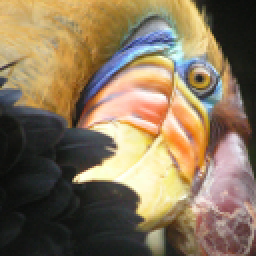
#> input picture 5600-assignments/assignment-2/images/test_image.png, 128 x 128 px (shown 2 times larger)
$ jupyter execute --allow-errors assignment2_Teufel.ipynb
#> lines starting #> are read from the running program, lines starting #| are printed output that depends on the picture
# Assignment 2 - COMP-5600

## Question 1

You are tasked with developing models to **predict customer churn** for a subscription-based service. Using the provided dataset, your **goal is to build two classification models: one using Logistic Regression and the other using Naive Bayes.** You will compare their performance, interpret the results, and provide insights into customer churn based on your findings. You will **use provided the Telco Customer Churn dataset**, which contains customer information such as demographic details, account features, and whether the customer has churned. Your **target variable is "Churn," indicating whether a customer has left the service.**

### Ensure you follow the below instructions:

• Evaluate both models using the following metrics: Accuracy, Precision, Recall, F1-Score, and ROC-AUC.
• Perform 5-fold cross-validation on both models and report the averaged results.
• If there are any missing values (there will be!), fill them in during a pre-processing step using two of the three common strategies outlined below. Do this for the entire dataset!
* Use the most common value in the dataset that has a value for this feature/attribute
* Use a default value to fill in for missing values. It can be anything.
* Drop that feature all together and use only features that have values for all data points.
* Scale or normalize numerical features if required.

### Ensure that your IPython notebook has text files that has the following details:

* Discuss your outcomes from using your chosen preprocessing steps to handle missing data
* Compare the performance of both models and discuss their strengths and weaknesses. Which model is more suited for this dataset and why?
* Insights gained from your experiments.

[cell 1]
'''
* Question 1 Code
'''

# Import necessary packages + libraries.
import pandas as pd
import numpy as np
import sklearn as sk
from sklearn.impute import SimpleImputer
from sklearn.preprocessing import StandardScaler, LabelEncoder
from sklearn.linear_model import LogisticRegression
from sklearn.model_selection import train_test_split, train_test_split, cross_val_score, StratifiedKFold, cross_validate
from sklearn.metrics import accuracy_score, precision_score, recall_score, f1_score, roc_auc_score, make_scorer
from sklearn.naive_bayes import GaussianNB


# Function to fill in missing values with the most frequent value.
def fill_freq(data):
    imp = SimpleImputer(strategy="most_frequent")
    data_in = pd.DataFrame(imp.fit_transform(data), columns=data.columns)
    return data
def fill_mode(data):
    num_cols = data.select_dtypes(include=['number']).columns
    cat_cols = data.select_dtypes(exclude=['number']).columns

    imp_med = SimpleImputer(strategy="most_frequent")
    data[num_cols] = imp_med.fit_transform(data[num_cols])

    imp_const = SimpleImputer(strategy="most_frequent",)
    data[cat_cols] = imp_const.fit_transform(data[cat_cols])

    return data


# Function to fill in missing values with the median value.
# def fill_median(data):
#     imp = SimpleImputer(strategy="constant", fill_value=1)
#     data[['tenure', 'MonthlyCharges']] = imp.fit_transform(data[['tenure', 'MonthlyCharges']])
#     return data

def fill_constant(data):
    num_cols = data.select_dtypes(include=['number']).columns
    cat_cols = data.select_dtypes(exclude=['number']).columns

    imp_med = SimpleImputer(strategy="median")
    data[num_cols] = imp_med.fit_transform(data[num_cols])

    imp_const = SimpleImputer(strategy="constant", fill_value=0)
    data[cat_cols] = imp_const.fit_transform(data[cat_cols])

    return data

# Function to evaluate the model using 5-fold cross-validation.
def eval_model(model, X, y):

    # Dictionary creating the different metrics to evaluate the model, using the make_scorer function.
    metrics = {
        'accuracy': make_scorer(accuracy_score),
        'precision': make_scorer(precision_score),
        'recall': make_scorer(recall_score),
        'f1': make_scorer(f1_score),
        'roc_auc': make_scorer(roc_auc_score)
    }

    scores = cross_validate(model, X, y, scoring=metrics, cv=5)
    return scores


# Load in the provided data from the Telco dataset.
#> (the rest of this cell did not finish here and is left out)

### Question 1 Findings + Discussion:

#### Outcomes Discussion
After completing the creating and analysis of the models, I found some rather odd results come from both models, in terms of the different filling methods I chose to use for NaN values. After creating two different dataframes for representing either filling method, I found that the average scores were identical for both of the different filling methods. This was rather odd to me, as I had ensured to account for any cases in which there were missing values.

My workaround for this eventually led to slightly different values outputted from the logistic regression, however the Naive Bayes still continue to be identical. My workaround was that for the strategy involving the median replacement, I inputted logic to change the value of all NaN non-numerical values to 0. For the Mode replacement, I simply continued to make them the most frequent.

Outside of this issue, my results providing some eye opening data depending on which score we choose to look at. For both accuracy and precision, we can see that the logistic regression model performs better, by a fairly decent margain in both instances. For the remaining metrics recall, f1, and roc auc, however, we can see that the Naive Bayes performs better by a smaller margain in all cases outside of recall, in which it was significantly better performing.

What we can conclude from these outputs, is that Logistic Regression does a better job at predicting customers who do not churn since it considers less false positives, whereas Naive Bayes is better at predicting customers who do indeed churn. Based on the initial request, it seems fitting that we would use Naive Bayes as we are looking to identify as many churned customers as possible in order to minimize customer loss.

Overall, I continued to learn just how powerful scikit-learn is, with all of the different function capabilities that can handpicked for nearly any scenario. It took a lot of trial and error to discover that some techniques I implemented are infact already automated, which was really an amazing discovery that I was able to go back and implement after the fact. Overall, super interesting experiment.

## Question 2

In this question, you will be **using k-means to perform image compression**. Implement a **naïve version** of the k-means algorithm based on your understanding. Your **code must take the number of clusters k as input and perform k-means clustering on the given image** (test_image.png). Once the algorithm finishes running, the cluster centroids represent the top-k common colors in the image. **Iterate through each pixel in the image and assign the closest color to each pixel. Save and visualize the resulting image.** For reading and writing images, you can use OpenCV, which is an open-source computer vision toolkit. The following code will load the image into a NumPy array. You can use this as input to your K-Means algorithm.

<br/>

```python
import cv2
img = cv2.imread(‘test_image.png’)
height, width, channels = np.shape(img)
for i in width:
    for j in height:
        pixel = img[j][i] # Read the pixel at location (i,j)
        img[j][i] = newValue # Assign a new value to the pixel
```

<br/>

Experiment with different values of k and briefly describe your thoughts about which value works best for this problem. You can use plots, error bars, etc. to support your conclusions.

[cell 2]
import cv2
import os
import numpy as np
import matplotlib.pyplot as plt


# Load the image.
img = cv2.imread('images/test_image.png')
#> img is the input picture: shape (128, 128, 3); mean B, G, R 91.3, 117.4, 135.4
#img = cv2.imread(image_path)

# Get the dimensions of the image.
height, width, channels = np.shape(img)
#> height = 128; width = 128; channels = 3

# K-means algorithm for clustering pixels.
def k_means(pixels, k, max_iters=100):
    # Initialize k centroids randomly from the pixels.
    centroids = pixels[np.random.choice(pixels.shape[0], k, replace=False)]

    # Iterate to adjust centroids.
    for _ in range(max_iters):
        # Compute the distance between each pixel and each centroid.
        distances = np.linalg.norm(pixels[:, np.newaxis] - centroids, axis=2)
        # Assign each pixel to the nearest centroid.
        labels = np.argmin(distances, axis=1)

        # Recalculate centroids.
        new_centroids = np.array([pixels[labels == i].mean(axis=0) for i in range(k)])

        # Check for convergence (if centroids do not change).
        if np.all(centroids == new_centroids):
            break

        centroids = new_centroids

    return centroids, labels

# Function to compress the image using k-means
def compress_image(img, k):
    height, width, channels = np.shape(img)

    # Reshape the image into a 2D array of pixels, taking into account the RGB channels.
    pixels = img.reshape(-1, 3)

    # Perform K-means clustering
    centroids, labels = k_means(pixels, k)

    # Iterate through each pixel and assign the nearest centroid color
    for i in range(width):
        for j in range(height):
            # Calculate the index of the pixel in the 1D array.
            pixel_index = j * width + i
            # Assign the pixel the color of the nearest centroid.
            img[j][i] = centroids[labels[pixel_index]]

    return img

# Function to display the image.
def show_image(image, title):
    # Convert the image from BGR to RGB, originals were inverted.
    plt.imshow(cv2.cvtColor(image, cv2.COLOR_BGR2RGB))
    #plt.imshow(image)
    plt.title(title)
    plt.axis('off')
    plt.show()

# Test the function with different values of k.
for k in [2, 4, 8, 16, 32]:
    compressed_img = compress_image(img.copy(), k)

    # Save the compressed image.
    cv2.imwrite(f'images/compressed_image_k{k}.png', compressed_img)

    # Display the compressed image.
    show_image(compressed_img, f'Compressed Image with k={k}')
#> this loop made 5 passes
#> pass 1, `compressed_img = compress_image(img.copy(), k)`:
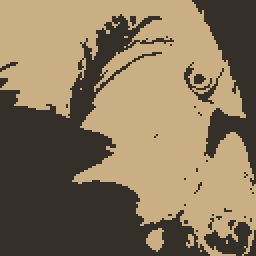
#> compressed_img: shape (128, 128, 3) (shown 2 times larger); mean B, G, R 91.1, 117, 135.1
#> pass 2, `compressed_img = compress_image(img.copy(), k)`:
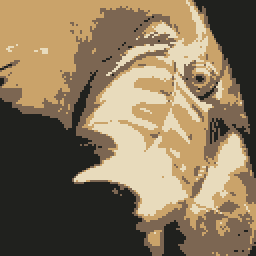
#> compressed_img: shape (128, 128, 3) (shown 2 times larger); mean B, G, R 90.5, 117.2, 134.7
#> pass 3, `compressed_img = compress_image(img.copy(), k)`:
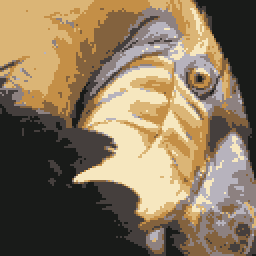
#> compressed_img: shape (128, 128, 3) (shown 2 times larger); mean B, G, R 90.9, 116.9, 134.9
#> after the loop:
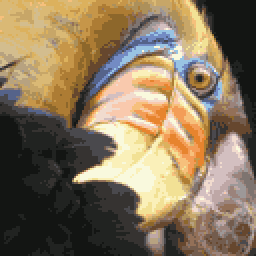
#> compressed_img: shape (128, 128, 3) (shown 2 times larger); mean B, G, R 90.9, 116.9, 134.8
